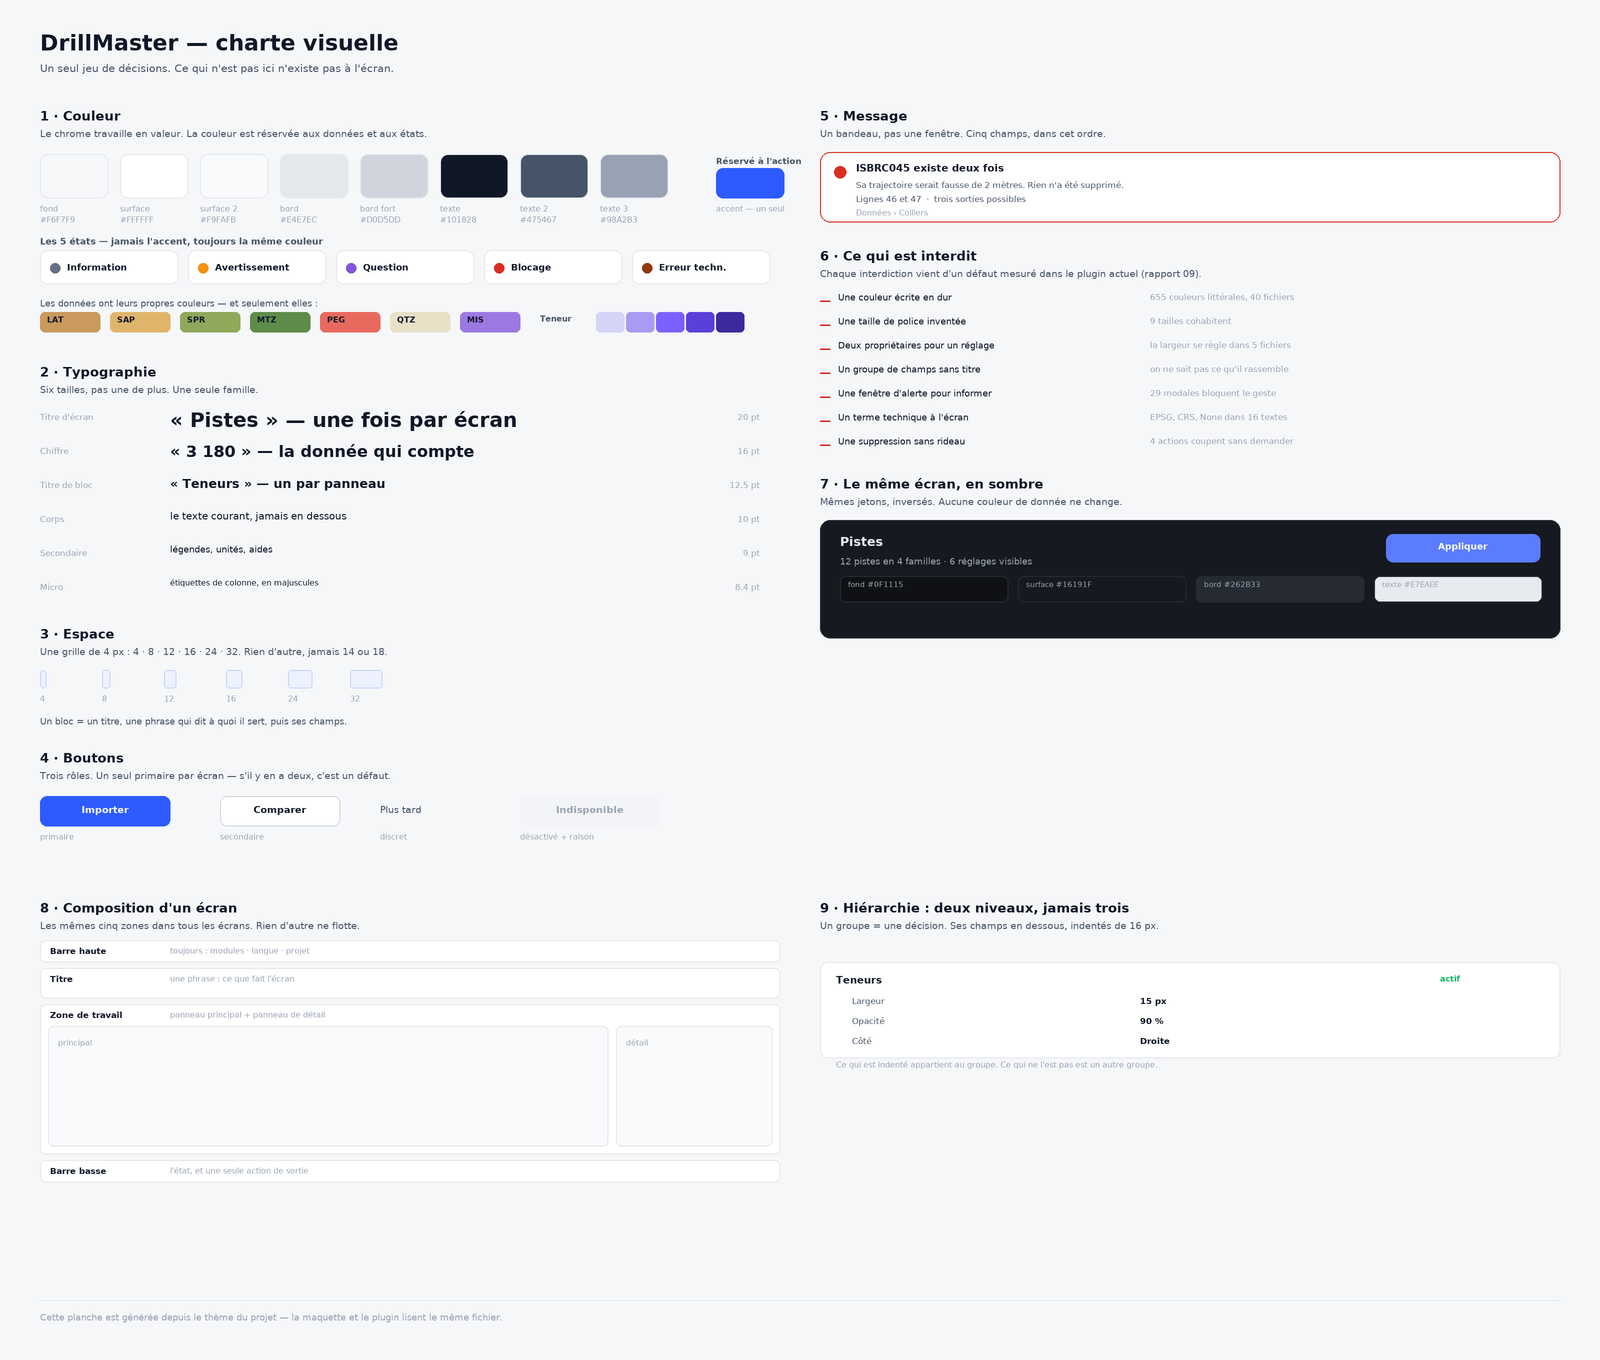

Source code (Python):
"""Planche de charte — la direction artistique en une image.

    python3 maquettes/23_charte.py

Couleur, typographie, espace, boutons, états : tout est lu dans
specs/data/theme.json (la source unique), jamais réécrit ici.
"""
from __future__ import annotations

import json
import os
import sys

from PIL import Image, ImageDraw, ImageFont

OUT = os.path.dirname(os.path.abspath(__file__))
sys.path.insert(0, os.path.dirname(OUT))
DONNEES = os.path.join(OUT, "..", "specs", "data")
THEME = json.load(open(os.path.join(DONNEES, "theme.json"), encoding="utf-8"))
REF = json.load(open(os.path.join(DONNEES, "referentiel.json"), encoding="utf-8"))
CLAIR, SOMBRE = THEME["clair"], THEME["sombre"]
TYPO = THEME["typographie"]
S = 2
W, H = 1600, 1360

POLICE = {False: "/usr/share/fonts/truetype/dejavu/DejaVuSans.ttf",
          True: "/usr/share/fonts/truetype/dejavu/DejaVuSans-Bold.ttf"}


def f(taille, gras=False):
    return ImageFont.truetype(POLICE[gras], int(taille * S))


img = Image.new("RGB", (W * S, H * S), CLAIR["bg"])
d = ImageDraw.Draw(img)


def txt(x, y, t, taille=10, col=None, gras=False, ancre=None):
    d.text((x * S, y * S), t, font=f(taille, gras), fill=col or CLAIR["ink"],
           anchor=ancre)


def rect(x, y, w, h, rempli=None, bord=None, r=8, ep=1):
    d.rounded_rectangle([x * S, y * S, (x + w) * S, (y + h) * S],
                        radius=int(r * S), fill=rempli, outline=bord,
                        width=max(1, int(ep * S)))


def trait(x1, y1, x2, y2, col=None):
    d.line([x1 * S, y1 * S, x2 * S, y2 * S], fill=col or CLAIR["border"],
           width=S)


# ── en-tête
txt(40, 30, "DrillMaster — charte visuelle", 22, CLAIR["ink"], True)
txt(40, 62, "Un seul jeu de décisions. Ce qui n'est pas ici n'existe pas à l'écran.",
    10.5, CLAIR["ink_2"])

GAUCHE, DROITE = 40, 820
y = 108

# ══ 1 · COULEUR
txt(GAUCHE, y, "1 · Couleur", 13, CLAIR["ink"], True)
txt(GAUCHE, y + 20, "Le chrome travaille en valeur. La couleur est réservée "
    "aux données et aux états.", 9.6, CLAIR["ink_2"])
y += 46
chrome = [("fond", "bg"), ("surface", "surface"), ("surface 2", "surface_2"),
          ("bord", "border"), ("bord fort", "border_strong"),
          ("texte", "ink"), ("texte 2", "ink_2"), ("texte 3", "ink_3")]
for i, (nom, cle) in enumerate(chrome):
    x = GAUCHE + i * 80
    rect(x, y, 68, 44, CLAIR[cle], CLAIR["border"], 8)
    txt(x, y + 50, nom, 8.4, CLAIR["ink_3"])
    txt(x, y + 61, CLAIR[cle], 8, CLAIR["ink_3"])

txt(GAUCHE + 676, y + 2, "Réservé à l'action", 8.8, CLAIR["ink_2"], True)
rect(GAUCHE + 676, y + 14, 68, 30, CLAIR["accent"], None, 7)
txt(GAUCHE + 676, y + 50, "accent — un seul", 8.4, CLAIR["ink_3"])

y += 82
txt(GAUCHE, y, "Les 5 états — jamais l'accent, toujours la même couleur", 9.4,
    CLAIR["ink_2"], True)
y += 14
etats = [("Information", "info"), ("Avertissement", "warn"),
         ("Question", "quest"), ("Blocage", "block"), ("Erreur techn.", "tech")]
for i, (nom, cle) in enumerate(etats):
    x = GAUCHE + i * 148
    rect(x, y, 138, 34, CLAIR["surface"], CLAIR["border"], 8)
    d.ellipse([(x + 10) * S, (y + 13) * S, (x + 20) * S, (y + 23) * S],
              fill=CLAIR[cle])
    txt(x + 27, y + 12, nom, 9, CLAIR["ink"], True)

y += 48
txt(GAUCHE, y, "Les données ont leurs propres couleurs — et seulement elles :",
    9.4, CLAIR["ink_2"])
y += 14
litho = list(REF["lithologie"].items())[:7]
for i, (code, col) in enumerate(litho):
    x = GAUCHE + i * 70
    rect(x, y, 60, 20, col, None, 5)
    txt(x + 7, y + 3, code, 8.2, CLAIR["ink"], True)
txt(GAUCHE + 500, y + 2, "Teneur", 8.4, CLAIR["ink_2"], True)
teneurs = REF["teneur"]
for i, col in enumerate(teneurs):
    rect(GAUCHE + 556 + i * 30, y, 28, 20, col, None, 4)

# ══ 2 · TYPOGRAPHIE
y += 52
txt(GAUCHE, y, "2 · Typographie", 13, CLAIR["ink"], True)
txt(GAUCHE, y + 20, "Six tailles, pas une de plus. Une seule famille.",
    9.6, CLAIR["ink_2"])
y += 44
echelle = [("Titre d'écran", TYPO["titre"], True, "« Pistes » — une fois par écran"),
           ("Chiffre", TYPO["chiffre"], True, "« 3 180 » — la donnée qui compte"),
           ("Titre de bloc", TYPO["section"], True, "« Teneurs » — un par panneau"),
           ("Corps", TYPO["corps"], False, "le texte courant, jamais en dessous"),
           ("Secondaire", TYPO["secondaire"], False, "légendes, unités, aides"),
           ("Micro", TYPO["micro"], False, "étiquettes de colonne, en majuscules")]
for nom, taille, gras, exemple in echelle:
    txt(GAUCHE, y + 4, nom, 8.8, CLAIR["ink_3"])
    txt(GAUCHE + 130, y, exemple, taille, CLAIR["ink"], gras)
    txt(DROITE - 60, y + 4, f"{taille} pt", 8.8, CLAIR["ink_3"], ancre="ra")
    y += 34

# ══ 3 · ESPACE
y += 14
txt(GAUCHE, y, "3 · Espace", 13, CLAIR["ink"], True)
txt(GAUCHE, y + 20, "Une grille de 4 px : 4 · 8 · 12 · 16 · 24 · 32. "
    "Rien d'autre, jamais 14 ou 18.", 9.6, CLAIR["ink_2"])
y += 44
for i, v in enumerate([4, 8, 12, 16, 24, 32]):
    x = GAUCHE + i * 62
    rect(x, y, max(v, 6), 18, CLAIR["accent_soft"], CLAIR["accent_line"], 3)
    txt(x, y + 24, f"{v}", 8.4, CLAIR["ink_3"])
y += 46
txt(GAUCHE, y, "Un bloc = un titre, une phrase qui dit à quoi il sert, puis "
    "ses champs.", 9.2, CLAIR["ink_2"])

# ══ 4 · BOUTONS
y += 34
txt(GAUCHE, y, "4 · Boutons", 13, CLAIR["ink"], True)
txt(GAUCHE, y + 20, "Trois rôles. Un seul primaire par écran — "
    "s'il y en a deux, c'est un défaut.", 9.6, CLAIR["ink_2"])
y += 46
rect(GAUCHE, y, 130, 30, CLAIR["accent"], None, 7)
txt(GAUCHE + 65, y + 8, "Importer", 9.8, "#FFFFFF", True, "ma")
txt(GAUCHE, y + 36, "primaire", 8.2, CLAIR["ink_3"])
rect(GAUCHE + 180, y, 120, 30, CLAIR["surface"], CLAIR["border_strong"], 7)
txt(GAUCHE + 240, y + 8, "Comparer", 9.8, CLAIR["ink"], True, "ma")
txt(GAUCHE + 180, y + 36, "secondaire", 8.2, CLAIR["ink_3"])
txt(GAUCHE + 340, y + 8, "Plus tard", 9.8, CLAIR["ink_2"])
txt(GAUCHE + 340, y + 36, "discret", 8.2, CLAIR["ink_3"])
rect(GAUCHE + 480, y, 140, 30, CLAIR["surface_3"], None, 7)
txt(GAUCHE + 550, y + 8, "Indisponible", 9.8, CLAIR["ink_3"], True, "ma")
txt(GAUCHE + 480, y + 36, "désactivé + raison", 8.2, CLAIR["ink_3"])

# ══ colonne de droite
y = 108
txt(DROITE, y, "5 · Message", 13, CLAIR["ink"], True)
txt(DROITE, y + 20, "Un bandeau, pas une fenêtre. Cinq champs, dans cet ordre.",
    9.6, CLAIR["ink_2"])
y += 44
rect(DROITE, y, 740, 70, CLAIR["surface"], CLAIR["block"], 10, 1.4)
d.ellipse([(DROITE + 14) * S, (y + 14) * S, (DROITE + 26) * S, (y + 26) * S],
          fill=CLAIR["block"])
txt(DROITE + 36, y + 10, "ISBRC045 existe deux fois", 10.2, CLAIR["ink"], True)
txt(DROITE + 36, y + 28, "Sa trajectoire serait fausse de 2 mètres. Rien n'a "
    "été supprimé.", 8.8, CLAIR["ink_2"])
txt(DROITE + 36, y + 42, "Lignes 46 et 47  ·  trois sorties possibles", 8.8,
    CLAIR["ink_2"])
txt(DROITE + 36, y + 56, "Données › Colliers", 8.2, CLAIR["ink_3"])

# ══ 6 · INTERDITS
y += 96
txt(DROITE, y, "6 · Ce qui est interdit", 13, CLAIR["ink"], True)
txt(DROITE, y + 20, "Chaque interdiction vient d'un défaut mesuré dans le "
    "plugin actuel (rapport 09).", 9.6, CLAIR["ink_2"])
y += 44
interdits = [
    ("Une couleur écrite en dur", "655 couleurs littérales, 40 fichiers"),
    ("Une taille de police inventée", "9 tailles cohabitent"),
    ("Deux propriétaires pour un réglage", "la largeur se règle dans 5 fichiers"),
    ("Un groupe de champs sans titre", "on ne sait pas ce qu'il rassemble"),
    ("Une fenêtre d'alerte pour informer", "29 modales bloquent le geste"),
    ("Un terme technique à l'écran", "EPSG, CRS, None dans 16 textes"),
    ("Une suppression sans rideau", "4 actions coupent sans demander"),
]
for regle, preuve in interdits:
    d.line([(DROITE * S, (y + 9) * S), (DROITE + 10, ) and
            ((DROITE + 10) * S, (y + 9) * S)], fill=CLAIR["block"],
           width=int(1.6 * S))
    txt(DROITE + 18, y, regle, 9.4, CLAIR["ink"])
    txt(DROITE + 330, y, preuve, 8.6, CLAIR["ink_3"])
    y += 24

# ══ 7 · SOMBRE
y += 16
txt(DROITE, y, "7 · Le même écran, en sombre", 13, CLAIR["ink"], True)
txt(DROITE, y + 20, "Mêmes jetons, inversés. Aucune couleur de donnée ne change.",
    9.6, CLAIR["ink_2"])
y += 44
rect(DROITE, y, 740, 118, SOMBRE["surface"], SOMBRE["border"], 10)
txt(DROITE + 20, y + 14, "Pistes", 12.5, SOMBRE["ink"], True)
txt(DROITE + 20, y + 36, "12 pistes en 4 familles · 6 réglages visibles",
    9.2, SOMBRE["ink_2"])
rect(DROITE + 566, y + 14, 154, 28, SOMBRE["accent"], None, 7)
txt(DROITE + 643, y + 21, "Appliquer", 9.4, "#FFFFFF", True, "ma")
for i, (nom, cle) in enumerate([("fond", "bg"), ("surface", "surface"),
                                ("bord", "border"), ("texte", "ink")]):
    x = DROITE + 20 + i * 178
    rect(x, y + 56, 168, 26, SOMBRE[cle], SOMBRE["border"], 6)
    txt(x + 8, y + 60, f"{nom} {SOMBRE[cle]}", 7.8, SOMBRE["ink_2"])

# ══ 8 · COMPOSITION
y = 900
txt(GAUCHE, y, "8 · Composition d'un écran", 13, CLAIR["ink"], True)
txt(GAUCHE, y + 20, "Les mêmes cinq zones dans tous les écrans. "
    "Rien d'autre ne flotte.", 9.6, CLAIR["ink_2"])
y += 40
cx, cw = GAUCHE, 740
zones = [("Barre haute", 22, "toujours : modules · langue · projet"),
         ("Titre", 30, "une phrase : ce que fait l'écran"),
         ("Zone de travail", 150, "panneau principal + panneau de détail"),
         ("Barre basse", 22, "l'état, et une seule action de sortie")]
yy = y
for nom, h, desc in zones:
    rect(cx, yy, cw, h, CLAIR["surface"], CLAIR["border"], 6)
    txt(cx + 10, yy + 6, nom, 8.6, CLAIR["ink"], True)
    txt(cx + 130, yy + 6, desc, 8.2, CLAIR["ink_3"])
    if nom == "Zone de travail":
        rect(cx + 8, yy + 22, cw - 180, h - 30, CLAIR["surface_2"],
             CLAIR["border"], 5)
        txt(cx + 18, yy + 34, "principal", 8, CLAIR["ink_3"])
        rect(cx + cw - 164, yy + 22, 156, h - 30, CLAIR["surface_2"],
             CLAIR["border"], 5)
        txt(cx + cw - 154, yy + 34, "détail", 8, CLAIR["ink_3"])
    yy += h + 6

# ══ 9 · HIÉRARCHIE
txt(DROITE, 900, "9 · Hiérarchie : deux niveaux, jamais trois", 13,
    CLAIR["ink"], True)
txt(DROITE, 920, "Un groupe = une décision. Ses champs en dessous, indentés "
    "de 16 px.", 9.6, CLAIR["ink_2"])
y = 962
rect(DROITE, y, 740, 96, CLAIR["surface"], CLAIR["border"], 8)
txt(DROITE + 16, y + 12, "Teneurs", 10.2, CLAIR["ink"], True)
txt(DROITE + 640, y + 12, "actif", 8.4, CLAIR["ok"], True, "ra")
for i, (lab, val) in enumerate([("Largeur", "15 px"), ("Opacité", "90 %"),
                                ("Côté", "Droite")]):
    yy = y + 34 + i * 20
    txt(DROITE + 32, yy, lab, 8.8, CLAIR["ink_2"])
    txt(DROITE + 320, yy, val, 8.8, CLAIR["ink"], True)
txt(DROITE + 16, y + 98, "Ce qui est indenté appartient au groupe. "
    "Ce qui ne l'est pas est un autre groupe.", 8.4, CLAIR["ink_3"])

# ── pied
trait(40, 1300, 1560, 1300)
txt(40, 1312, "Cette planche est générée depuis le thème du projet — "
    "la maquette et le plugin lisent le même fichier.", 9.2, CLAIR["ink_3"])

img.resize((W, H), Image.LANCZOS).save(os.path.join(OUT, "23_charte.png"))
print("écrit maquettes/23_charte.png")
